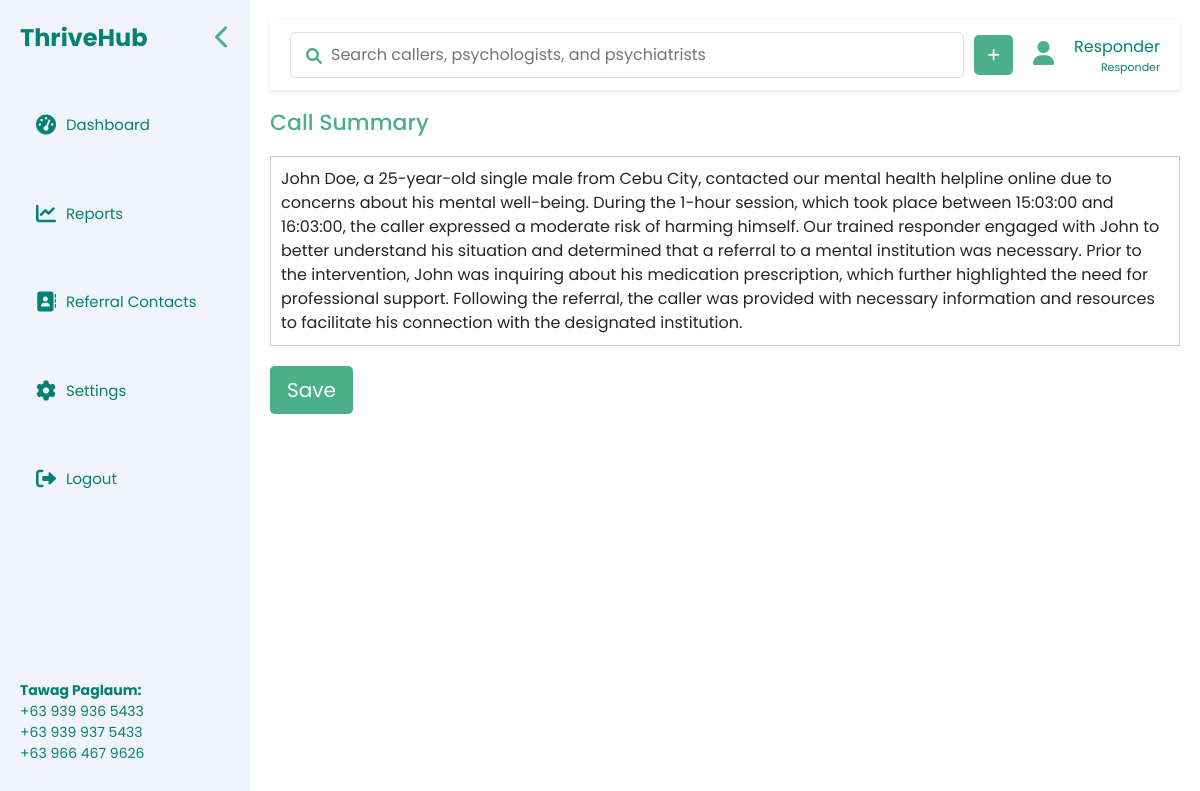
The page /form/callSummary/1 on the database as committed earlier.
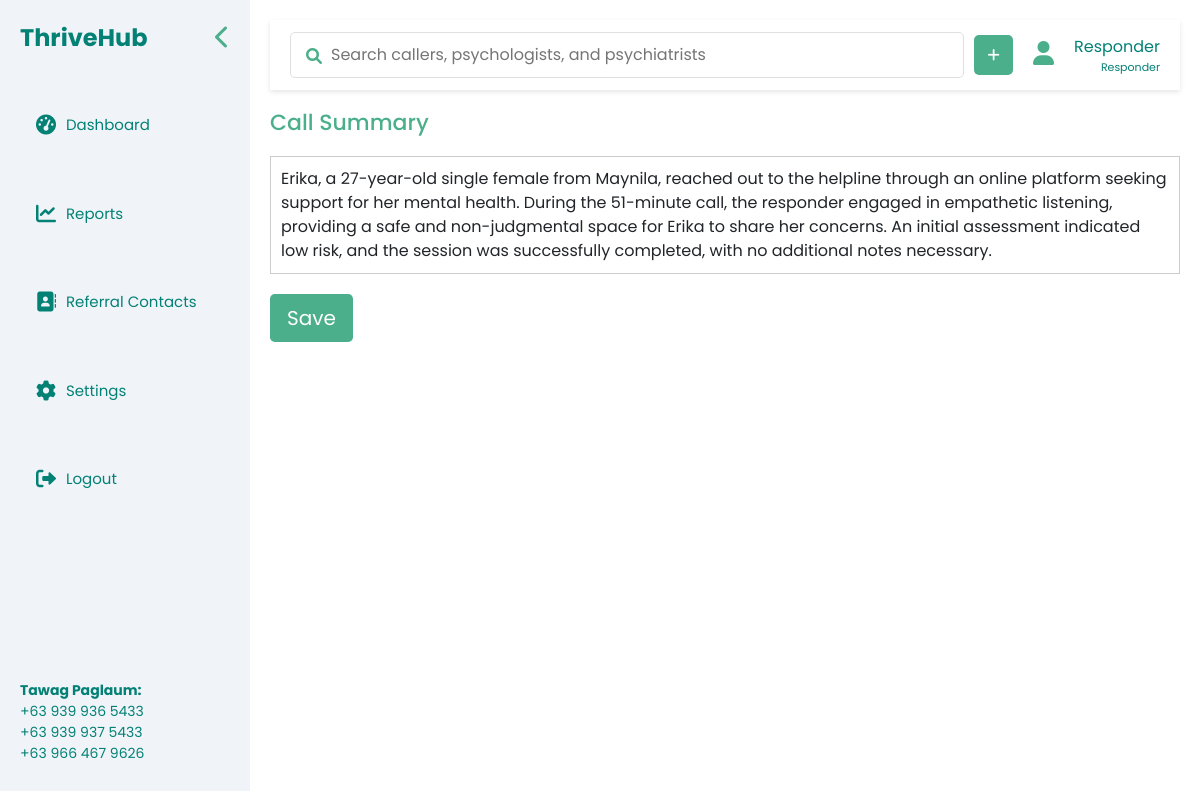
The same page on the database as committed later.
### form/models.py (models this page shows, shortened)
class AITranscript(models.Model):
    transcriptID = models.AutoField(primary_key=True)
    call_session = models.OneToOneField(CallSession, on_delete=models.CASCADE, related_name='transcript')
    transcriptSummary = models.CharField(max_length=255)
    generatedTimestamp = models.DateTimeField()
    transcriptFeedback = models.CharField(max_length=255)

### form/views.py (the view, shortened to what this page needs)
# urls.py: path('callSummary/<int:session_id>', views.summaryPage, name='SummaryPage'),
def summaryPage(request, session_id):
    session = get_object_or_404(CallSession, sessionID=session_id)
    transcript = getattr(session, 'transcript', None)  # Safely access the related transcript
    if not transcript:
        messages.error(request, "No transcript found for this session.")
        return redirect('AddCall')  # Redirect if no transcript exists
    context = {
        'session': session,
        'summary': transcript.transcriptSummary,
    }
    return render(request, 'form/call_summary.html', context)

### form/templates/form/call_summary.html (shortened to what this page needs)
{% extends 'layout.html' %}
{% block content %}
    <div class="mb-3">
        <h2 class="section-title">Call Summary</h2>
        <form method="POST" id="editSummaryForm">
            <div contenteditable="true" id="editableSummary" style="border: 1px solid #ccc; padding: 10px;">
                {{ summary }}
            </div>
            <button type="submit" class="btn btn-lg def-btn" style="margin-top: 20px;">Save</button>
        </form>
    </div>
{% endblock %}

Rows that differ between the two databases and show on the page:
changed AITranscript: transcriptSummary "John Doe, a 25-year-old single male from Cebu City, contacted our mental health helpline online due to concerns about his mental well-being. During the 1-hour session, which took place between 15:03:00 and 16:03:00, the caller expressed a moderate risk of harming himself. Our trained responder engaged with John to better understand his situation and determined that a referral to a mental institution was necessary. Prior to the intervention, John was inquiring about his medication prescription, which further highlighted the need for professional support. Following the referral, the caller was provided with necessary information and resources to facilitate his connection with the designated…" → "Erika, a 27-year-old single female from Maynila, reached out to the helpline through an online platform seeking support for her mental health. During the 51-minute call, the responder engaged in empathetic listening, providing a safe and non-judgmental space for Erika to share her concerns. An initial assessment indicated low risk, and the session was successfully completed, with no additional notes necessary."
